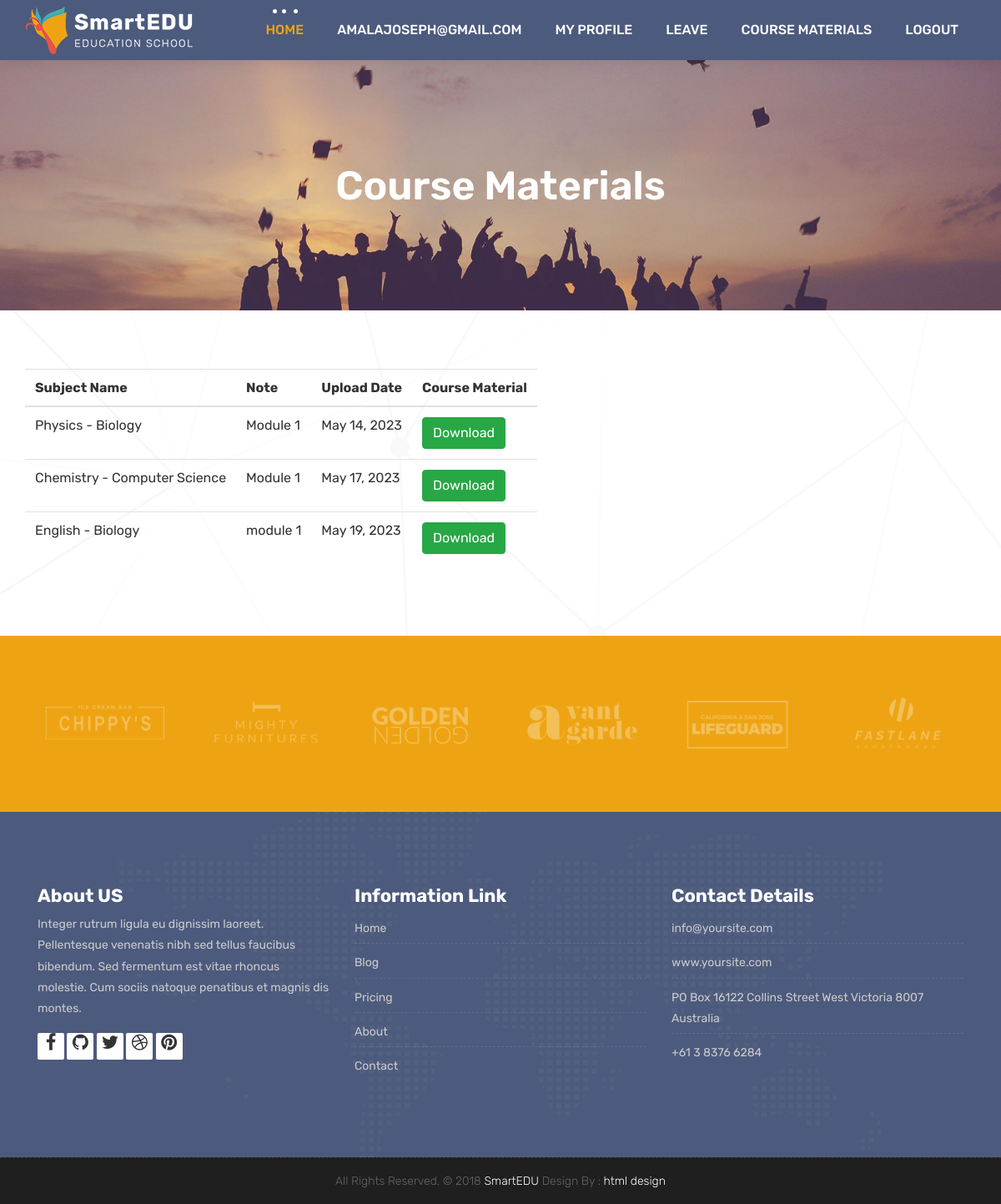
Page /Course_materilals_view/ (signed in) on the committed database.
### Teacher/models.py (models this page shows, shortened)
class Course_materials(models.Model):
    Course_name = models.ForeignKey(Course,on_delete=models.CASCADE)
    subject_name = models.ForeignKey(Subject,on_delete=models.CASCADE)
    Note = models.CharField(max_length=100, blank=True, null=True)
    upload_date =  models.DateField(auto_now_add=True)
    c_materials = models.FileField(upload_to='Course_Materials/subject', null=True)

### Schoolapp/models.py (models this page shows)
class Subject(models.Model):
    subject_id = models.AutoField(primary_key=True)
    subject_name = models.CharField(max_length=100, blank=True, null=True)
    Course_name = models.ForeignKey(Course, on_delete=models.CASCADE)
    def __str__(self):
        return f"{self.subject_name} - {self.Course_name}"

class Course(models.Model):
        course_id = models.AutoField(primary_key=True,null=False)
        Course_name = models.CharField(max_length=100,blank=True, null=True)
        Course_img = models.ImageField(upload_to='course/subject', null=True)
        Description = models.CharField(max_length=100, blank=True, null=True)
        def __str__(self):
            return self.Course_name

### Schoolapp/views.py (the view)
# urls.py: path('Course_materilals_view/', views.Course_materilals_view, name='Course_materilals_view'),
def Course_materilals_view(request):
    if 'email' in request.session:
        email=request.session['email']
        data=Course_materials.objects.all()
        context = {
            'data': data,
            'email': email
        }
        return render(request, 'Student/CourseMaterials.html', context)
    else:
        return redirect(Home)

### templates/Student/CourseMaterials.html (shortened to what this page needs)
{% extends 'index/base_student.html' %}
{% load static %}
{% block content %}
	<div class="all-title-box">
		<div class="container text-center">
			<h1>Course Materials</h1>
		</div>
	</div>
    <div id="contact" class="section wb">
        <div class="container">
            <div class="row">
                <div class="col-xl-12  col-md-12 col-sm-12">
                  <div class="justify-content-centre align-items-centre d-flex">
                      <div class="contact_form1">
                            <div class="row row-fluid">
                              {% if data %}
                                        <table class="table table-hover">
                                            <thead>
                                                <tr>
                                                    <th scope="col">Subject Name </th>
                                                    <th scope="col">Note</th>
                                                    <th scope="col">Upload Date</th>
                                                    <th scope="col">Course Material</th>
                                                </tr>
                                            </thead>
                                            <tbody>
                                                {% for d in data %}
                                                <tr>
                                                    <td>{{d.subject_name}}</td>
                                                    <td>{{d.Note}}</td>
                                                    <td>{{d.upload_date}}</td>
                                                     <td ><a class="btn btn-success"  href="{% url 'download_pdf_CM' d.id %}">Download</a></td>
                                                </tr>
                                                {% endfor %}
                                            </tbody>
                                        </table>
                                        {% else %}
                                        <h4>Currently You have no Course Materials Avialable</h4>
                                        {% endif %}
                            </div>
                    </div>
                  </div>
                </div>
            </div>
        </div>
    </div>
	<div class="parallax section dbcolor">
        <div class="container">
            <div class="row logos">
                <div class="col-md-2 col-sm-2 col-xs-6 wow fadeInUp">
                    <a href="#"><img src="{% static 'images/logo_01.png' %}" alt="" class="img-repsonsive"></a>
                </div>
                <div class="col-md-2 col-sm-2 col-xs-6 wow fadeInUp">
                    <a href="#"><img src="{% static 'images/logo_02.png' %}" alt="" class="img-repsonsive"></a>
                </div>
                <div class="col-md-2 col-sm-2 col-xs-6 wow fadeInUp">
                    <a href="#"><img src="{% static 'images/logo_03.png' %}" alt="" class="img-repsonsive"></a>
                </div>
                <div class="col-md-2 col-sm-2 col-xs-6 wow fadeInUp">
                    <a href="#"><img src="{% static 'images/logo_04.png' %}" alt="" class="img-repsonsive"></a>
                </div>
                <div class="col-md-2 col-sm-2 col-xs-6 wow fadeInUp">
                    <a href="#"><img src="{% static 'images/logo_05.png' %}" alt="" class="img-repsonsive"></a>
                </div>
                <div class="col-md-2 col-sm-2 col-xs-6 wow fadeInUp">
                    <a href="#"><img src="{% static 'images/logo_06.png' %}" alt="" class="img-repsonsive"></a>
                </div>
            </div>
        </div>
    </div>
{% endblock %}

### static/css/style.css (style rules this page uses)
body { color: #333333; font-size: 14px; font-family: 'Rubik', sans-serif; line-height: 1.80857; }
html, body { height: 100%; }
a { color: #1f1f1f; text-decoration: none !important; outline: none !important; -webkit-transition: all .3s ease-in-out; -moz-transition: all .3s ease-in-out; -ms-transition: all .3s ease-in-out; -o-transition: all .3s ease-in-out; transition: all .3s ease-in-out; }
h1, h2, h3, h4, h5, h6 { letter-spacing: 0; font-weight: normal; position: relative; padding: 0 0 10px 0; font-weight: normal; line-height: 120% !important; color: #1f1f1f; margin: 0 }
h1 { font-size: 24px }
a { color: #1f1f1f; text-decoration: none; outline: none; }
a, .btn { text-decoration: none !important; outline: none !important; -webkit-transition: all .3s ease-in-out; -moz-transition: all .3s ease-in-out; -ms-transition: all .3s ease-in-out; -o-transition: all .3s ease-in-out; transition: all .3s ease-in-out; }
.dbcolor { background: #eea412; }
.parallax { background-attachment: fixed; background-size: cover; padding: 120px 0; position: relative; width: 100%; }
.section { display: block; position: relative; overflow: hidden; padding: 70px 0; }
.section.wb { background-color: #ffffff; }
.logos img { margin: auto; display: block; text-align: center; width: 100%; opacity: 0.3; }
#contact { background: url(images/bg.png) no-repeat center center #fff; }
.all-title-box { background: url(../images/banner.jpg)no-repeat; -webkit-background-size: cover; -moz-background-size: cover; -o-background-size: cover; background-size: cover; background-position: center; min-height: 300px; }
.all-title-box h1 { color: #ffffff; font-weight: 600; text-transform: capitalize; padding-top: 11%; font-size: 48px; line-height: 0px; }

### static/css/pr_loading.css (style rules this page uses)
* { -khtml-box-sizing: border-box; -ms-box-sizing: border-box; box-sizing: border-box; }

### rows in the picture
Course_materials: subject_name "Physics - Biology", Note "Module 1", upload_date "May 14, 2023"
Course_materials: subject_name "Chemistry - Computer Science", Note "Module 1", upload_date "May 17, 2023"
Course_materials: subject_name "English - Biology", Note "module 1", upload_date "May 19, 2023"

### other values in the picture
{{ email }} "AMALAJOSEPH@GMAIL.COM"
